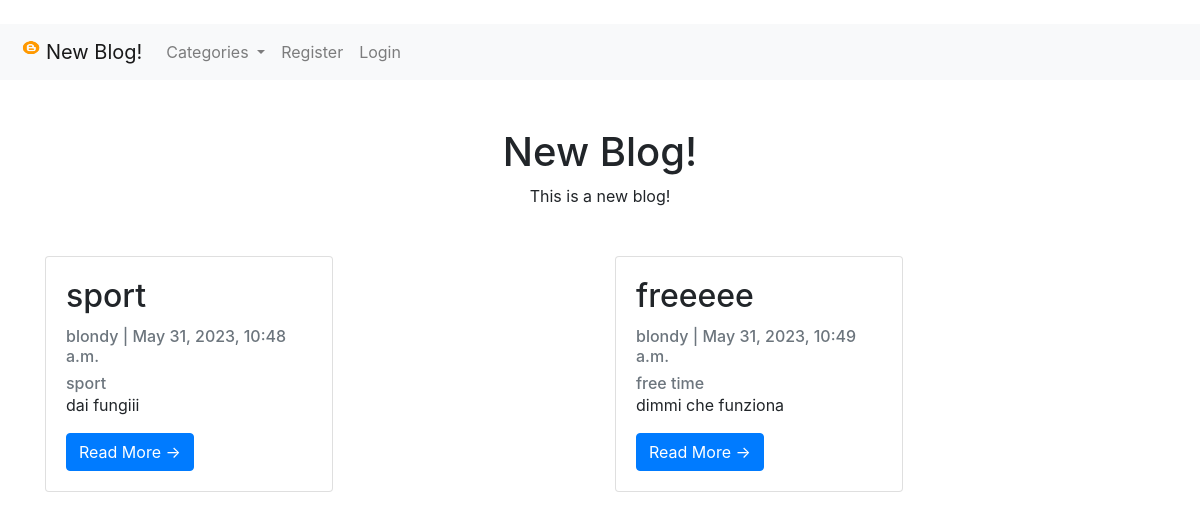
The page / on the database its author committed.
### blog/models.py (models this page shows, shortened)
class Post(models.Model):
    title = models.CharField(max_length=200, unique=True)
    slug = models.SlugField(max_length=200, unique=True)
    author = models.ForeignKey(User, on_delete=models.CASCADE, related_name='blog_posts')
    updated_on = models.DateTimeField(auto_now=True)
    content = models.TextField()
    created_on = models.DateTimeField(auto_now_add=True)
    status = models.IntegerField(choices=STATUS, default=0)
    category = models.CharField(max_length=200, default='Uncategorized')
    likes = models.ManyToManyField(User, related_name="blog_post")
    class Meta:
        ordering = ['-created_on']

### blog/views.py (the view)
# urls.py: path('', PostList.as_view(), name='home'),
class PostList(generic.ListView):
    model = Post
    template_name = 'post_list.html'
    cats = Category.objects.all()
    ordering = ['created_on']
    def get_context_data(self, *args, **kwargs):
        cat_menu = Category.objects.all()
        context = super(PostList, self).get_context_data(*args, **kwargs)
        context["cat_menu"] = cat_menu
        return context

### blog/models.py (called while the page is built)
    def __str__(self):
        return self.name

### blog/templates/post_list.html (shortened to what this page needs)
<!doctype html>
<html lang="en">
<head>
    <link href="https://cdn.jsdelivr.net/npm/bootstrap@5.0.0-beta2/dist/css/bootstrap.min.css" rel="stylesheet"
>
</head>
<br>
    {% extends 'base.html' %}
    {% block content %}
    <div class="container my-5 text-center" style="max-width:580px">
        <h1>New Blog!</h1>
        <p> This is a new blog!</p>
    </div>
    <div class="container">
        <div class="row">
            {% for post in object_list %}
                {% if user.is_authenticated and user == post.author%}
                    <div class="col-sm">
                        <div class="card" style="width: 18rem;">
                            <div class="card-body">
                                <h2 class="card-title">{{ post.title }}</h2>
                                <p class="card-text text-muted h6">{{ post.author }} | {{ post.created_on}} </p>
                                <a href="{%  url 'category' post.category|slugify %}" ><p class="card-text text-muted h6">{{ post.category }}</p></a>
                                <p class="card-text">{{post.content|slice:":200" }}</p>
                                <a href="{% url 'post_detail' post.pk %}" class="btn btn-primary">Read More &rarr;</a>
                                <a href="{% url 'update_post' post.pk %}" class="btn btn-primary">Edit &rarr;</a>
                                <a href="{% url 'delete_post' post.pk %}" class="btn btn-primary">Delete &rarr;</a>
                            </div>
                        </div>
                    </div>
                {% else %}
                    {% if post.status != 0%}
                        <div class="col-sm">
                            <div class="card" style="width: 18rem;">
                                <div class="card-body">
                                    <h2 class="card-title">{{ post.title }}</h2>
                                    <p class="card-text text-muted h6">{{ post.author }} | {{ post.created_on}} </p>
                                    <a href="{%  url 'category' post.category|slugify %}" ><p class="card-text text-muted h6">{{ post.category }}</p></a>
                                    <p class="card-text">{{post.content|slice:":200" }}</p>
                                    <a href="{% url 'post_detail' post.pk %}" class="btn btn-primary">Read More &rarr;</a>
                                </div>
                            </div>
                        </div>
                    {% endif %}
                {% endif %}
            {% endfor %}
        </div>
    </div>
    {% endblock %}

### rows shown on the page
Post: title "sport", author "blondy", created_on "May 31, 2023, 10:48 a.m.", category "sport", content "dai fungiii"
Post: title "freeeee", author "blondy", created_on "May 31, 2023, 10:49 a.m.", category "free time", content "dimmi che funziona"
